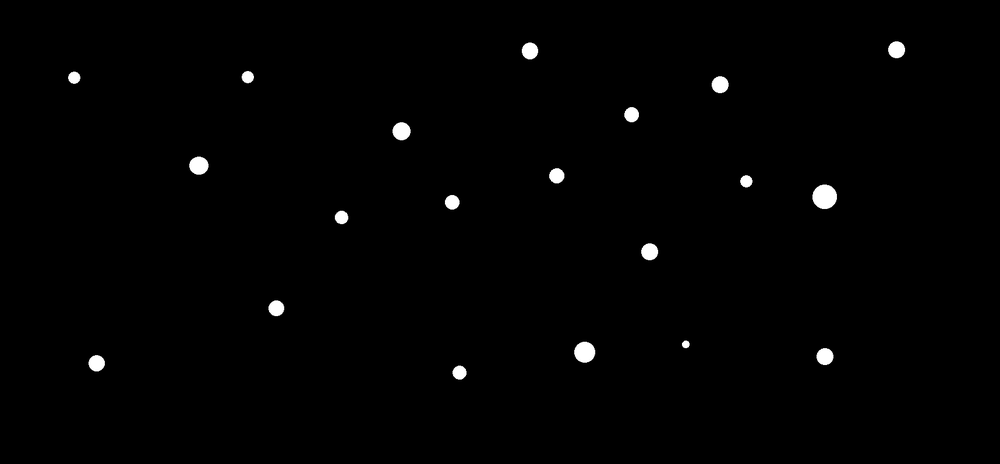
#> input picture img/hard/1.png, 1000 x 464 px, shrunk from 1717 x 797 before the run
$ python -i basic.py   (imports and definitions only)
#> lines starting #> are read from the running program, lines starting #| are printed output that depends on the picture; after the words box and inside, x2 and y2 are one past the last pixel; in counts of white or black regions, pixels touching at a corner belong together
#> further down, picture is the input picture: shape (464, 1000, 3); min 0, max 255, mean 2.2
import cv2 as _cv2
import numpy as _np

def find(image):
    gray = _cv2.cvtColor(image, _cv2.COLOR_BGR2GRAY)
    blur = _cv2.GaussianBlur(gray, (5,5), 0)
    edges = _cv2.Canny(blur, 75, 200)
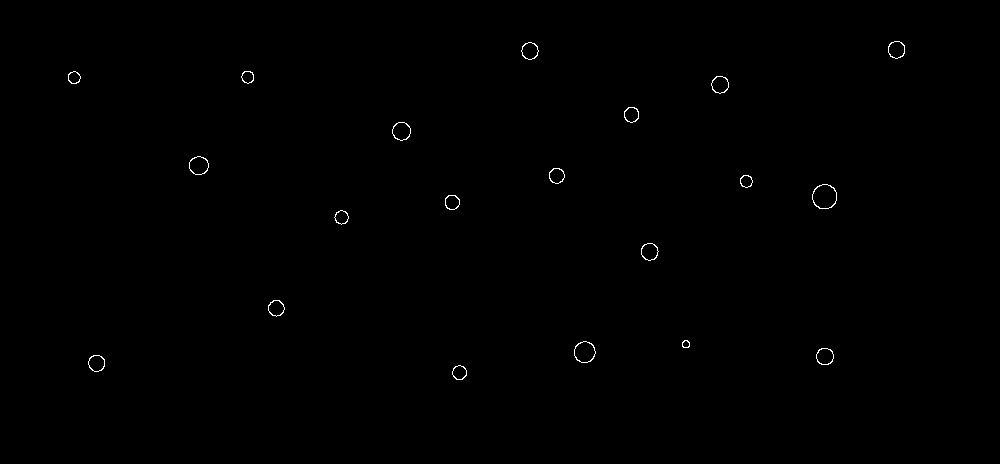
#> edges: shape (464, 1000); 0.25% white in thin lines or dots, all inside (x1, y1, x2, y2) = (68, 41, 905, 380)
    #                                                        20         50         30            0            0
    circles = _cv2.HoughCircles(edges, _cv2.HOUGH_GRADIENT, 1, 19, param1=10, param2=18, minRadius=0, maxRadius=0)
#> circles = 15 rows, first 8: [529.5, 50.5, 7.1], [584.5, 350.5, 10.3], [825.5, 196.5, 12], [825.5, 355.5, 8.2], [649.5, 252.5, 8.2], [556.5, 175.5, 6.2], [399.5, 130.5, 9.1], [198.5, 164.5, 8.2]
    if circles is not None:
        return _np.round(circles[0, :]).astype("int")
    else:
        return None

>>> import cv2
>>> picture = cv2.imread('../../img/hard/1.png')
>>> result = find(picture)
#> result = 15 rows, first 8: [530, 50, 7], [584, 350, 10], [826, 196, 12], [826, 356, 8], [650, 252, 8], [556, 176, 6], [400, 130, 9], [198, 164, 8]

$ run again, on img/hard/2.png
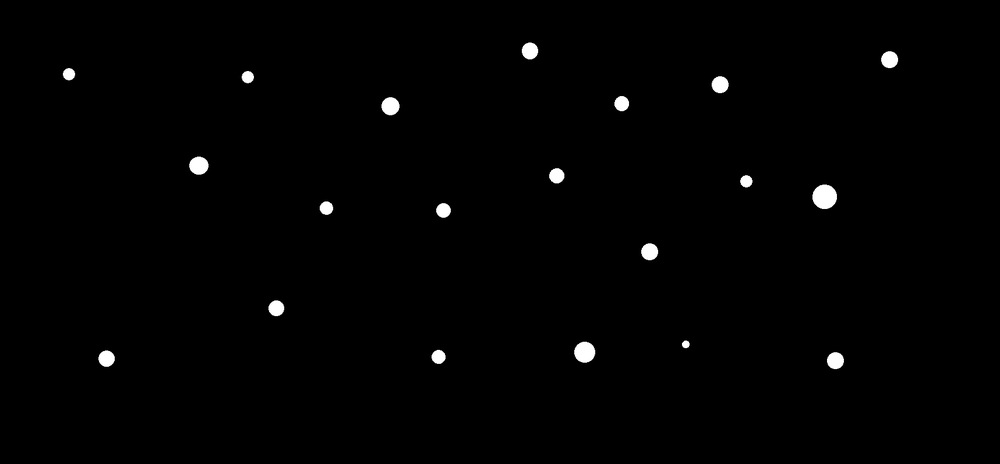
#> input picture img/hard/2.png, 1000 x 464 px, shrunk from 1717 x 797 before the run
#> picture is the input picture: shape (464, 1000, 3); min 0, max 255, mean 2.2
#> in find, `edges = _cv2.Canny(blur, 75, 200)`:
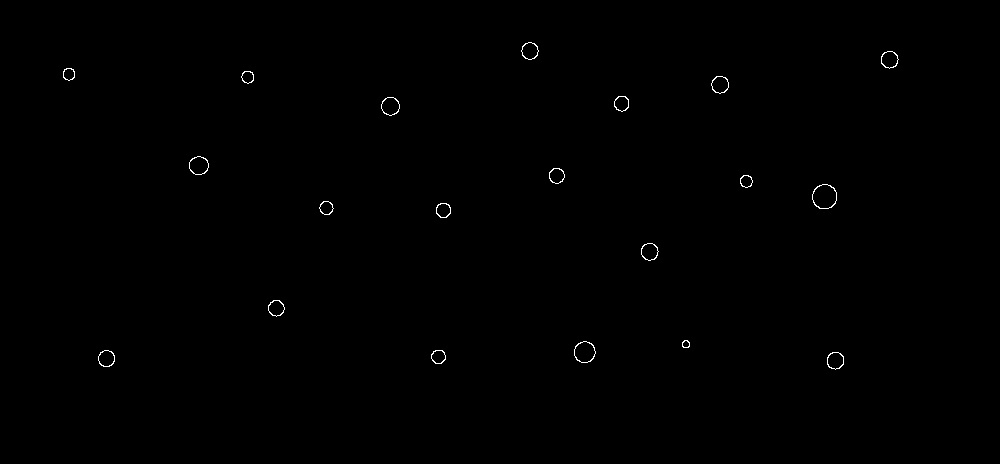
#> edges: shape (464, 1000); 0.25% white in thin lines or dots, all inside (x1, y1, x2, y2) = (63, 42, 899, 370)
#> circles = 18 rows, first 8: [584.5, 351.5, 9.4], [529.5, 50.5, 7.1], [825.5, 196.5, 12], [325.5, 207.5, 7.4], [649.5, 252.5, 8.2], [556.5, 175.5, 6.2], [198.5, 164.5, 8.2], [274.5, 307.5, 7.4]
#> result = 18 rows, first 8: [584, 352, 9], [530, 50, 7], [826, 196, 12], [326, 208, 7], [650, 252, 8], [556, 176, 6], [198, 164, 8], [274, 308, 7]

$ run again, on img/hard/3.png
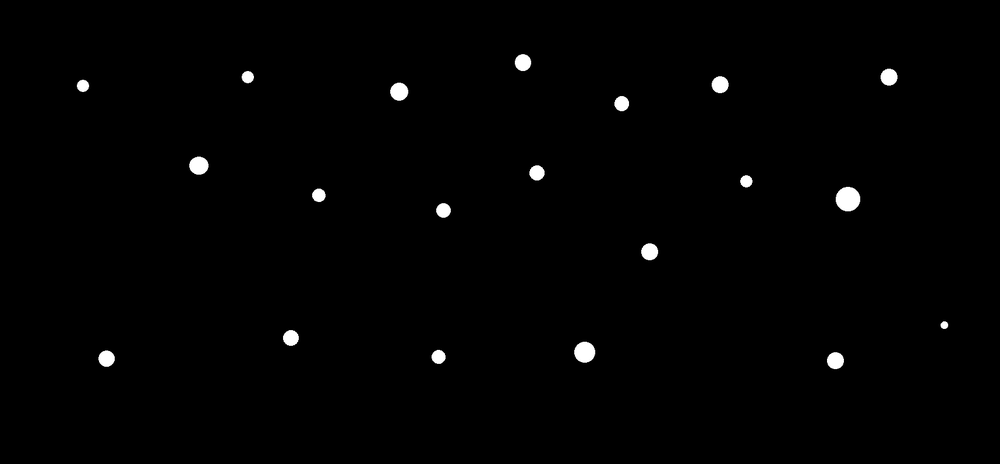
#> input picture img/hard/3.png, 1000 x 464 px, shrunk from 1717 x 797 before the run
#> picture is the input picture: shape (464, 1000, 3); min 0, max 255, mean 2.2
#> in find, `edges = _cv2.Canny(blur, 75, 200)`:
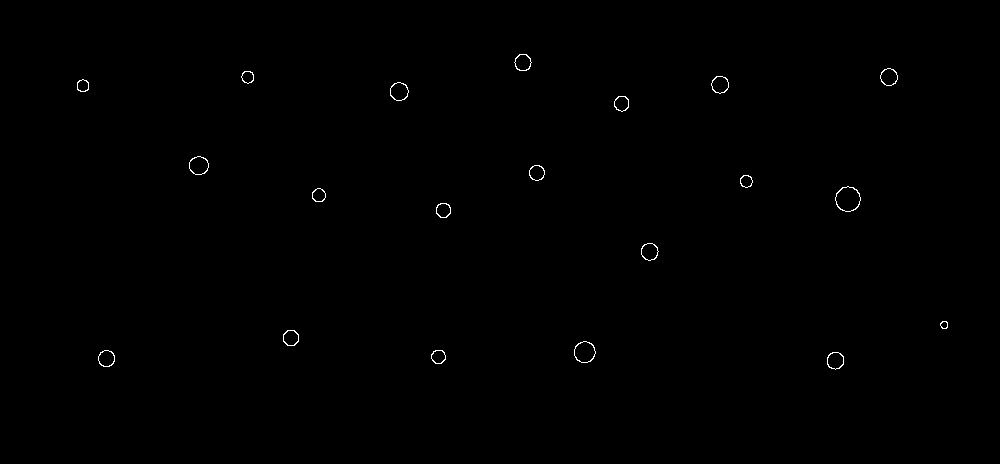
#> edges: shape (464, 1000); 0.25% white in thin lines or dots, all inside (x1, y1, x2, y2) = (77, 54, 948, 370)
#> circles = 18 rows, first 8: [584.5, 351.5, 9.4], [888.5, 76.5, 7.4], [536.5, 172.5, 8.4], [848.5, 198.5, 11.8], [835.5, 360.5, 9.6], [649.5, 252.5, 8.2], [198.5, 164.5, 8.2], [318.5, 194.5, 5.5]
#> result = 18 rows, first 8: [584, 352, 9], [888, 76, 7], [536, 172, 8], [848, 198, 12], [836, 360, 10], [650, 252, 8], [198, 164, 8], [318, 194, 6]
